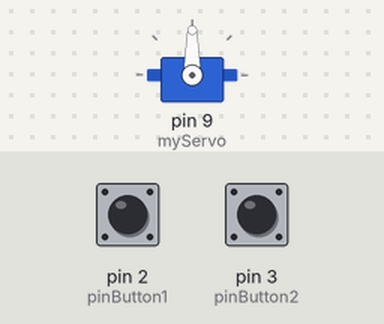
The sketch below on a simulated Arduino Uno, built with avr-gcc and run on an emulated ATmega328P. Shown: servo. Inputs (shaded band) come from the test bench; at power-on: pin 2 (pinButton1) LOW, pin 3 (pinButton2) LOW.

Above: at 1.2 s.
1.3 s: pin 2 (pinButton1) pulled HIGH for 1 s
At 3.5 s:
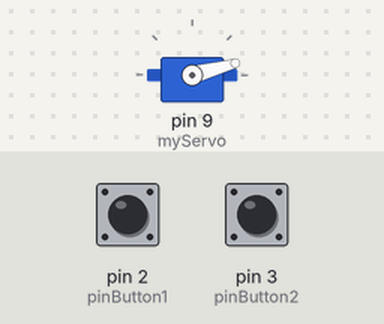
4.3 s: pin 3 (pinButton2) pulled HIGH for 3.2 s
At 4.37 s:
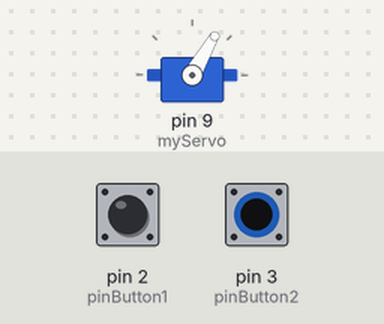
9.0 s: pin 2 (pinButton1) pulled HIGH for 0.15 s
At 9.07 s:
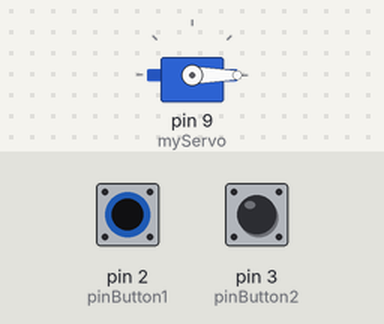
10.6 s: pin 3 (pinButton2) pulled HIGH for 0.15 s
At 10.67 s:
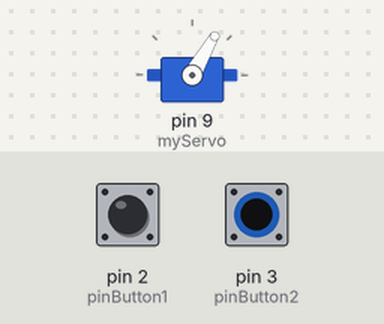
Timing chart, 0 to 13.2 s (numbered marks = the images above; inputs shaded):
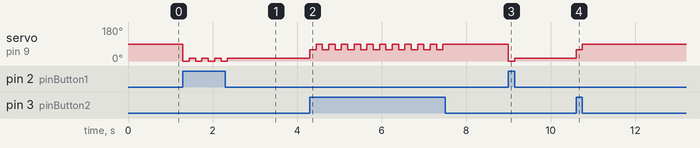

Measured:
- after the input at 1.3 s, servo on pin 9 (myServo): alternates 15° for 0.15 s and 0° for 0.15 s, 8 changes in all, then stays 15°, starting at once
- after the input at 4.3 s, servo on pin 9 (myServo): alternates 90° for 0.15 s and 60° for 0.15 s, 22 changes in all, then stays 90°, starting at once
- after the input at 9.0 s, servo on pin 9 (myServo): 90° → 0° at once, → 15° 0.15 s later
- after the input at 10.6 s, servo on pin 9 (myServo): 15° → 60° at once, → 90° 0.15 s later

The sketch:

sketch_feb09a_dos_botones_y_movimiento.ino
```cpp
#include <Servo.h>
Servo myServo;
int angle =13;
const int pinButton1 = 2;
//2
const int pinButton2 = 3;
//3
int button1State=0;
int button2State=0;

void setup() {
  myServo.attach(9);
  Serial.begin(9600);
  pinMode(pinButton1, INPUT);
  pinMode(pinButton2, INPUT);
}
void loop() {
  button1State = digitalRead(pinButton1);
if(button1State == HIGH){
 void movimiento1();
myServo.write(0);
delay(150);
myServo.write(15);
delay(150);
}
button2State = digitalRead(pinButton2);
if(button2State== HIGH){
  void movimiento2();
 myServo.write(60);
delay(150);
myServo.write(90);
delay(150);
  }
}


//button1State = digitalRead(pinButton1);
//Serial.print("El botón uno me dice que su estado es: ");
//Serial.print(button1State);
//if (button1State ==1){
//  angle = angle +10;
//}
//button2State = digitalRead(pinButton2);
//Serial.print("El botón dos me dice que su estado es: ");
//Serial.print(button2State);
//if (button2State == HIGH){
//  angle = angle -10;
//}
//Serial.print(", angle: ");
//Serial.println(angle);
//if (angle > 179){
//  angle = 179;
//}
//if (angle <0){
//  angle = 0;
//}

//leoboton1 (digitalRead)

//si boton 1 es high:
//
//movimiento1();
//
//leo botón 2
//
//si botón 2 es high
//
//movimiento2();
//}
```
